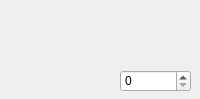
<?xml version="1.0" encoding="UTF-8"?>
<ui version="4.0">
 <class>MainWindow</class>
 <widget class="QMainWindow" name="MainWindow">
  <property name="geometry">
   <rect>
    <x>0</x>
    <y>0</y>
    <width>200</width>
    <height>99</height>
   </rect>
  </property>
  <property name="windowTitle">
   <string>Automatic Test Application</string>
  </property>
  <widget class="QWidget" name="centralwidget">
   <widget class="QLabel" name="lblNumber">
    <property name="geometry">
     <rect>
      <x>10</x>
      <y>70</y>
      <width>31</width>
      <height>16</height>
     </rect>
    </property>
    <property name="text">
     <string/>
    </property>
   </widget>
   <widget class="QSpinBox" name="spinBox">
    <property name="geometry">
     <rect>
      <x>120</x>
      <y>70</y>
      <width>71</width>
      <height>22</height>
     </rect>
    </property>
    <property name="maximum">
     <number>9999</number>
    </property>
   </widget>
  </widget>
 </widget>
 <resources/>
 <connections/>
</ui>
